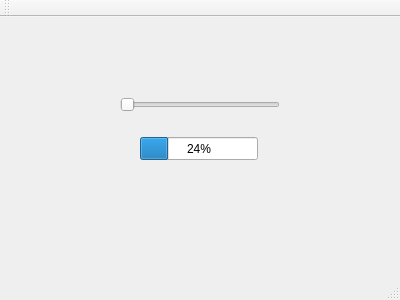
<?xml version="1.0" encoding="UTF-8"?>
<ui version="4.0">
 <class>MainWindow</class>
 <widget class="QMainWindow" name="MainWindow">
  <property name="geometry">
   <rect>
    <x>0</x>
    <y>0</y>
    <width>400</width>
    <height>300</height>
   </rect>
  </property>
  <property name="windowTitle">
   <string>MainWindow</string>
  </property>
  <widget class="QWidget" name="centralWidget">
   <widget class="QProgressBar" name="progressBar">
    <property name="geometry">
     <rect>
      <x>140</x>
      <y>120</y>
      <width>118</width>
      <height>23</height>
     </rect>
    </property>
    <property name="value">
     <number>24</number>
    </property>
   </widget>
   <widget class="QSlider" name="horizontalSlider">
    <property name="geometry">
     <rect>
      <x>120</x>
      <y>80</y>
      <width>160</width>
      <height>16</height>
     </rect>
    </property>
    <property name="orientation">
     <enum>Qt::Horizontal</enum>
    </property>
   </widget>
  </widget>
  <widget class="QMenuBar" name="menuBar">
   <property name="geometry">
    <rect>
     <x>0</x>
     <y>0</y>
     <width>400</width>
     <height>19</height>
    </rect>
   </property>
  </widget>
  <widget class="QToolBar" name="mainToolBar">
   <attribute name="toolBarArea">
    <enum>TopToolBarArea</enum>
   </attribute>
   <attribute name="toolBarBreak">
    <bool>false</bool>
   </attribute>
  </widget>
  <widget class="QStatusBar" name="statusBar"/>
 </widget>
 <layoutdefault spacing="6" margin="11"/>
 <resources/>
 <connections/>
</ui>
